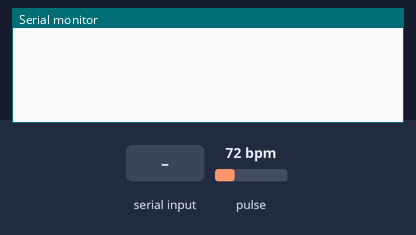
Bench run of a sketch on a simulated Arduino Uno, built with avr-gcc and run on an emulated ATmega328P. Parts: the last lines printed to the serial monitor. The inputs (shaded band) are chosen by the test bench; at power-on: pulse 72 bpm.

Above: at 1.2 s.
1.3 s: "INFO" received over Serial
At 3.4 s:
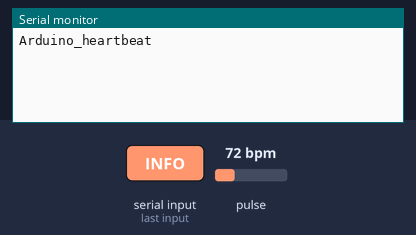
3.8 s: "START" received over Serial
At 5.5 s:
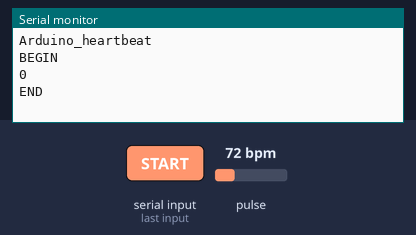
Timing chart, 0 to 7.0 s (numbered marks = the images above; inputs shaded):
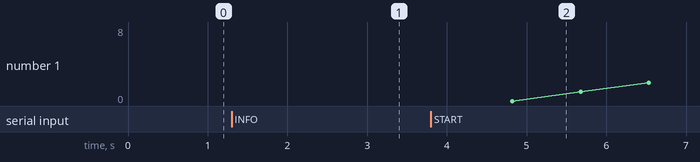

The sketch:

AsyncBeatSerial.ino
```cpp
// variazione sull programma esempio `AsyncReadSerial.ino`
//
// il programma legge con frequenza prefissata il valore ir (del modulo MAX30102)
// e lo elabora per identificare l'evento battito.
//
// implementa l'interfaccia dei sensori radar e invia un dato ogni volta che rileva un battito
// la frequenza di campionamento del sensore IR è impostata nel setup del sensore
#include <Wire.h>
#include "MAX30105.h"
#include "heartRate.h"

enum class State {
		WAITING,
		READING
};

const char* name = "Arduino_heartbeat";
State state;
MAX30105 sensor;
int n = 0;
long lastBeat = 0;


void setup() {
		Wire.begin();

		if (not sensor.begin(Wire)) {
				name = "Arduino_hearbeat (n/a)";
		}

		// powerLevel, sampleAverage, ledMode, sampleRate, pulseWidth, adcRange
		sensor.setup(0x1F, 4, 2, 100, 411, 4096);
		sensor.setPulseAmplitudeIR(0x1F);
		sensor.setPulseAmplitudeRed(0x0A);

		Serial.begin(9600);
		state = State::WAITING;
		while(!Serial);
}


void loop() {
		switch (state) {
				case State::WAITING:
						if (Serial.available() > 0) {
								// lo so che usare l'oggetto String è estremamente
								// inefficiente, ma è un modo veloce di realizzare
								// la funzionalità
								String res = Serial.readString();
								res.trim();

								if (res == "INFO") {
										Serial.println(name);
								} else if (res == "START") {
										state = State::READING;
								}
						}

						break;

				case State::READING:
						long irValue = sensor.getIR();

						if (checkForBeat(irValue)) {
								const long now = millis();

								if (now - lastBeat > 1500) {
										// è passato troppo tempo dall'ultimo beat,
										// sicuramente c'è stato un problema di disconnessione
										// del dito
										n = 0;
								}

								lastBeat = now;

								Serial.println("BEGIN");
								Serial.println(n);
								Serial.println("END");
								n++;
						}
						if (Serial.available() > 0) {
								String res = Serial.readString();
								res.trim();

								if (res == "STOP") {
										state = State::WAITING;
								}
						}

						delay(20);
						break;
		}
}
```

Measured:
- after the input at 1.3 s, the serial monitor: prints a new line after 1.0 s (image 1)
- after the input at 3.8 s, the serial monitor: prints a new line after 1.0 s (image 2)
